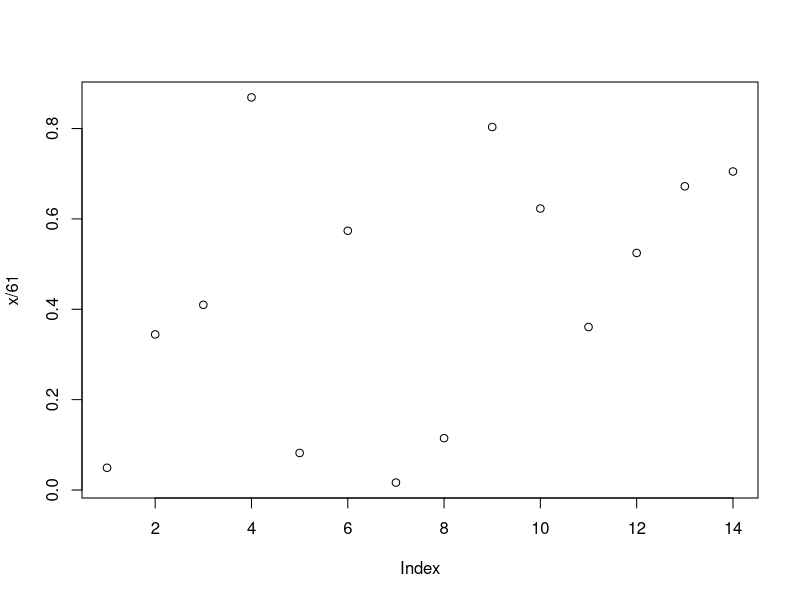
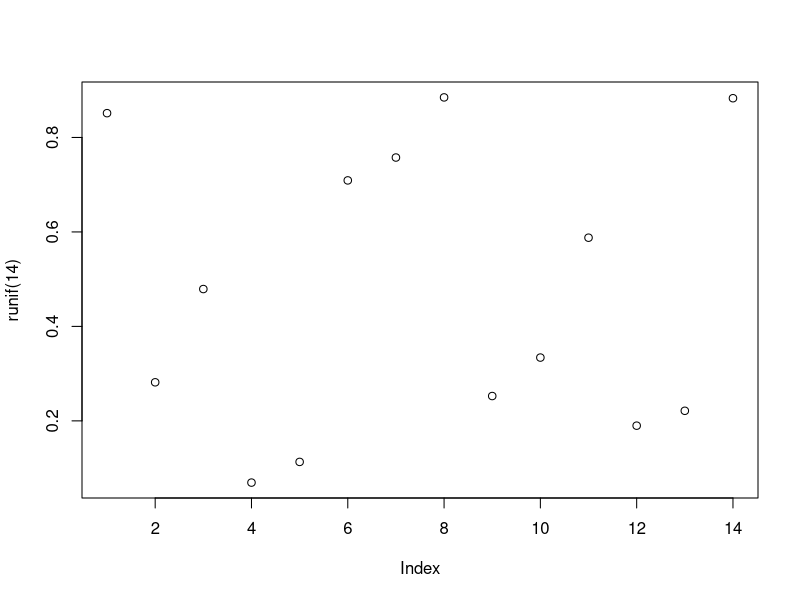
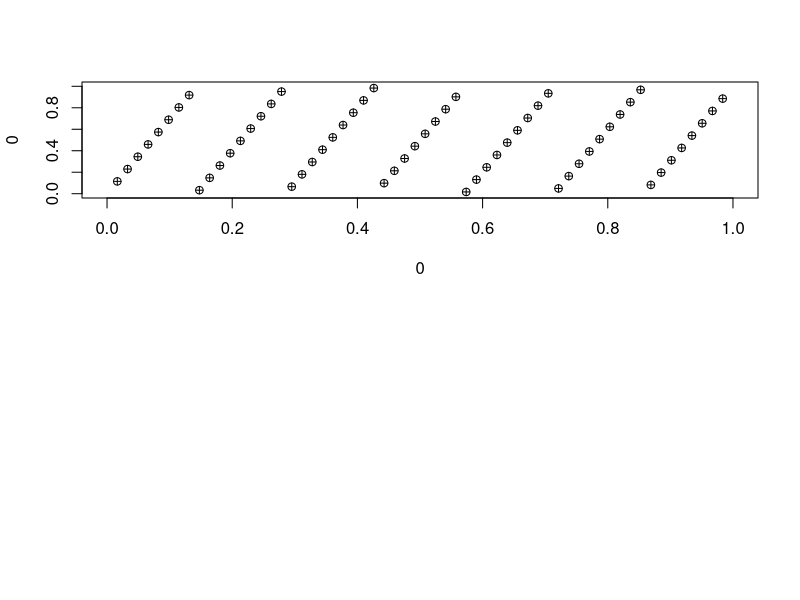

Reproduce these figures in R, in order. (Note: this script raises an error after producing the figures.)
#### Simulation Chapter 25
# prime modulus multiplicative linear congruential generator

# with a, m and x0

x = numeric(14) # list must have length(mod) because generator is full period
x[1] = 3 # set as seed
for (i in 2:14) x[i] = (7 * x[i - 1]) %% 61
print(x)
# notice how the list went back to the seed

plot(x/61)
plot(runif(14))


par(mfrow = c(2,1))
x = numeric(60) # list must have length(mod) because generator is full period
x[1] = 3 # set as seed
for (i in 2:60) x[i] = (7 * x[i - 1]) %% 61
u = x/61
plot(0, 0, type = 'n', xlim = c(0,1), ylim = c(0,1))
for (i in 2:60) points(u[i - 1], u[i], pch = 10)
points(u[60], u[1], pch = 10) # plot for pairs of random numbers


u = runif(60)
plot(0, 0, type = 'n', xlim = c(0,1), ylim = c(0.1))
for (i in 2:60) points(u[i - 1], u[i], pch = 10)
points(u[60], u[1], pch = 10)
par(mfrow = c(1,1))


### Monte Carlo for alternating men and women in 5 chairs
nrep = 100000
count = 0
for (i in 1:nrep) {
  x = sample(5)
  if (x[1] * x[3] * x[5] == 15) count = count + 1
} # 15 is from the position of the odd numbers; odd = male
print(count/nrep)


### Monte Carlo simulating the probability of rolling a ten in 3 fair dice
nrep = 100000
count = 0
for (i in 1:nrep) {
  roll = sample(1:6, 3, replace = T)
  if (sum(roll) == 10) count = count + 1
}
print(count/nrep)


### Exercise 25.2
nrep = 100000
count = 0
for (i in 1:nrep){
  roll = sample(1:6, 6, replace = T) # 6 faces, 6 rolls. no replace
  if (roll == sample(c(1, 2, 3, 4, 5, 6))) count = count + 1
  print(roll)
}
print(count/nrep)
#print(roll) # check the rolls for verification


### Exercise 25.3
nrep = 100000
count = 0
for (i in 1:nrep) {
  x = sample(c(rep('x', 40), c(rep('y', 10))))
  if (x == c('x', 'y', 'x')) count = count + 1
}
print(count/nrep)